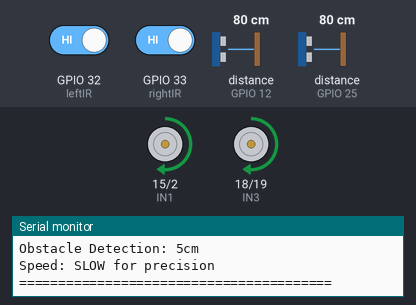
A sketch run on a simulated ESP32. Shown: motor-driver pin pairs drawn as motors (green arrow = first pin HIGH = forward, orange = second pin HIGH = backward, longer = more drive, scaled by the enable pin), the last lines printed to the serial monitor. Wiring (inferred from the names in the program): ultrasonic range finder: trigger GPIO 13; echo GPIO 12. The test bench sets the inputs (shaded band); at power-on: distance to the obstacle (sensors on GPIO 12, GPIO 25) 80 cm, GPIO 32 (leftIR) HIGH, GPIO 33 (rightIR) HIGH. The echo pulse lasts 58.3 µs per cm.

Above: at 3.2 s.
3.3 s: distance to the obstacle (sensor on GPIO 12) set to 7 cm
4.8 s: distance to the obstacle (sensor on GPIO 12) set to 4 cm
At 6.0 s:
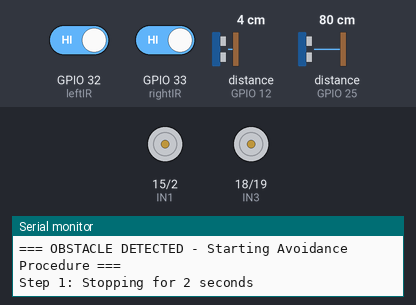
At 10.4 s:
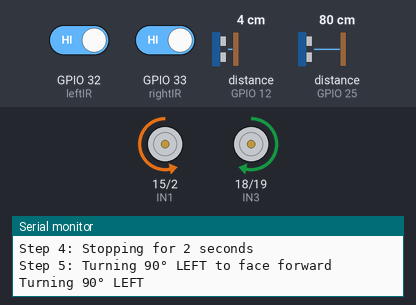
10.8 s: GPIO 32 (leftIR) driven LOW and GPIO 33 (rightIR) driven LOW
13.8 s: distance to the obstacle (sensor on GPIO 12) set to 9 cm
16.7 s: GPIO 32 (leftIR) driven HIGH
At 17.9 s:
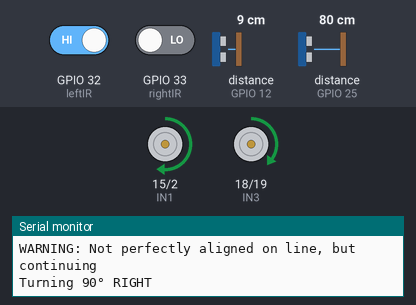
18.2 s: GPIO 32 (leftIR) driven LOW
At 18.7 s:
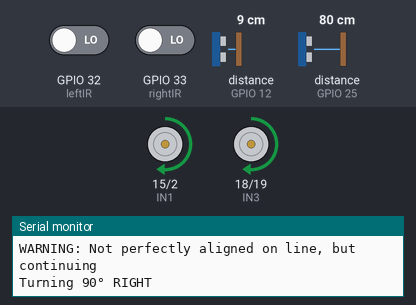
Timing chart, 0 to 20.7 s (numbered marks = the images above; inputs shaded):
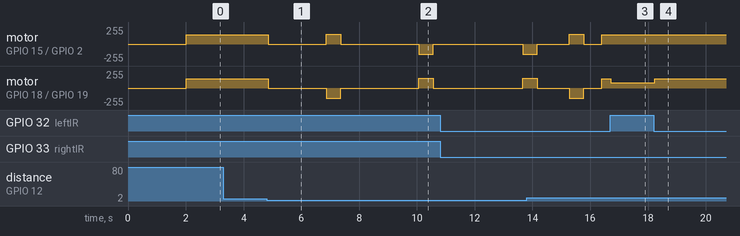

Measured:
- the behaviour switches between 6 and 5 cm on distance to the obstacle (sensor on GPIO 12) (found by bisection; images 0 and 1)
- after the input at 3.3 s, every drawn part: stays the same
- after the input at 16.7 s, motor on GPIO 18 (IN3) / GPIO 19 (IN4): forward 140/255 → forward 80/255 at once
- after the input at 18.2 s, motor on GPIO 18 (IN3) / GPIO 19 (IN4): forward 80/255 → forward 140/255 at once

The sketch:

car_prototype.ino
```cpp
// Motor Pins - Corrected for ENA/ENB
int ENA = 22;  // Right motor speed (PWM)
int IN1 = 15;
int IN2 = 2;

int ENB = 23;  // Left motor speed (PWM)
int IN3 = 18;
int IN4 = 19;

// Ultrasonic Sensor Pins
int frontTrigPin = 13;
int frontEchoPin = 12;
int leftTrigPin = 27;
int leftEchoPin = 14;
int rightTrigPin = 26;
int rightEchoPin = 25;

// IR Sensor Pins
int leftIR = 32;
int rightIR = 33;

// Constants
#define SLOW_SPEED 120         // Slow speed for precise movement (increased for motor torque)
#define LINE_FOLLOW_SPEED 140  // Speed for line following (increased)
#define TURN_SPEED 150         // Speed for 90-degree turns (increased for better turning)
#define OBSTACLE_DISTANCE 5    // cm - Detection distance
#define WALL_FOLLOW_DISTANCE 10 // cm - Distance to maintain from wall
#define TURN_90_DELAY 500      // ms - Time for 90-degree turn (adjust based on testing)
#define SENSOR_READ_DELAY 50   // ms - Fast sensor reading

// State variables
enum RobotState {
  LINE_FOLLOWING,
  OBSTACLE_DETECTED,
  TURNING_RIGHT,
  MOVING_PARALLEL,
  TURNING_FORWARD,
  MOVING_FORWARD,
  TURNING_LEFT,
  RETURNING,
  ALIGNING_TO_LINE
};

RobotState currentState = LINE_FOLLOWING;
long distanceTraveled = 0;  // Track distance during parallel movement
unsigned long lastSensorRead = 0;

void setupPins() {
  // Motor pins
  pinMode(ENA, OUTPUT);
  pinMode(IN1, OUTPUT);
  pinMode(IN2, OUTPUT);
  pinMode(ENB, OUTPUT);
  pinMode(IN3, OUTPUT);
  pinMode(IN4, OUTPUT);

  // Ultrasonic pins
  pinMode(frontTrigPin, OUTPUT);
  pinMode(frontEchoPin, INPUT);
  pinMode(leftTrigPin, OUTPUT);
  pinMode(leftEchoPin, INPUT);
  pinMode(rightTrigPin, OUTPUT);
  pinMode(rightEchoPin, INPUT);

  // IR sensor pins
  pinMode(leftIR, INPUT);
  pinMode(rightIR, INPUT);

  // Initialize motors stopped
  rotateMotor(0, 0);
}

long getDistance(int trigPin, int echoPin) {
  digitalWrite(trigPin, LOW);
  delayMicroseconds(2);
  digitalWrite(trigPin, HIGH);
  delayMicroseconds(10);
  digitalWrite(trigPin, LOW);

  long duration = pulseIn(echoPin, HIGH);
  long distance = duration * 0.034 / 2;

  return distance;
}

void rotateMotor(int rightMotorSpeed, int leftMotorSpeed) {
  // Right motor direction (IN1, IN2)
  if (rightMotorSpeed < 0) {
    digitalWrite(IN1, LOW);
    digitalWrite(IN2, HIGH);
  } else if (rightMotorSpeed > 0) {
    digitalWrite(IN1, HIGH);
    digitalWrite(IN2, LOW);
  } else {
    digitalWrite(IN1, LOW);
    digitalWrite(IN2, LOW);
  }

  // Left motor direction (IN3, IN4)
  if (leftMotorSpeed < 0) {
    digitalWrite(IN3, LOW);
    digitalWrite(IN4, HIGH);
  } else if (leftMotorSpeed > 0) {
    digitalWrite(IN3, HIGH);
    digitalWrite(IN4, LOW);
  } else {
    digitalWrite(IN3, LOW);
    digitalWrite(IN4, LOW);
  }

  // Constrain speeds to valid PWM range 0-255 (assuming 8-bit PWM)
  int rightSpeedPWM = abs(rightMotorSpeed);
  if (rightSpeedPWM > 255) rightSpeedPWM = 255;

  int leftSpeedPWM = abs(leftMotorSpeed);
  if (leftSpeedPWM > 255) leftSpeedPWM = 255;

  // Write PWM outputs
  analogWrite(ENA, rightSpeedPWM);
  analogWrite(ENB, leftSpeedPWM);
}

void stopMotors() {
  rotateMotor(0, 0);
}

// Turn 90 degrees to the right
void turn90Right() {
  Serial.println("Turning 90° RIGHT");
  rotateMotor(TURN_SPEED, -TURN_SPEED);  // Right motor forward, left motor backward
  delay(TURN_90_DELAY);
  stopMotors();
  delay(100);
}

// Turn 90 degrees to the left
void turn90Left() {
  Serial.println("Turning 90° LEFT");
  rotateMotor(-TURN_SPEED, TURN_SPEED);  // Right motor backward, left motor forward
  delay(TURN_90_DELAY);
  stopMotors();
  delay(100);
}

// Move forward slowly and return distance traveled in cm
long moveForwardSlow(int durationMs) {
  rotateMotor(SLOW_SPEED, SLOW_SPEED);
  delay(durationMs);
  stopMotors();

  // Approximate distance: assuming ~10cm per 500ms at SLOW_SPEED
  // Adjust this ratio based on your robot's actual speed
  return (durationMs * 10) / 500;
}

void lineFollow() {
  int leftIRValue = digitalRead(leftIR);
  int rightIRValue = digitalRead(rightIR);

  // Line following logic
  if (leftIRValue == LOW && rightIRValue == LOW) {
    // Both sensors on white - move forward
    rotateMotor(LINE_FOLLOW_SPEED, LINE_FOLLOW_SPEED);
  } else if (leftIRValue == HIGH && rightIRValue == LOW) {
    // Left sensor on black line - turn right
    rotateMotor(LINE_FOLLOW_SPEED, 80);
  } else if (leftIRValue == LOW && rightIRValue == HIGH) {
    // Right sensor on black line - turn left
    rotateMotor(80, LINE_FOLLOW_SPEED);
  } else {
    // Both sensors on black - on the line, move forward
    rotateMotor(LINE_FOLLOW_SPEED, LINE_FOLLOW_SPEED);
  }
}

// Main obstacle avoidance procedure with precise navigation
void preciseObstacleAvoidance() {
  Serial.println("\n=== OBSTACLE DETECTED - Starting Avoidance Procedure ===");

  // Step 1: Stop for 2 seconds
  Serial.println("Step 1: Stopping for 2 seconds");
  stopMotors();
  delay(2000);

  // Step 2: Turn 90° RIGHT
  Serial.println("Step 2: Turning 90° RIGHT");
  turn90Right();
  delay(500);

  // Step 3: Move forward while counting distance with RIGHT ultrasonic
  Serial.println("Step 3: Moving parallel to obstacle, tracking distance");
  distanceTraveled = 0;
  unsigned long moveStartTime = millis();
  unsigned long lastDistanceUpdate = millis();

  while (true) {
    // Read RIGHT ultrasonic sensor (now facing the obstacle)
    long rightDistance = getDistance(rightTrigPin, rightEchoPin);

    // Move forward slowly
    rotateMotor(SLOW_SPEED, SLOW_SPEED);

    // Update distance traveled every 100ms
    if (millis() - lastDistanceUpdate >= 100) {
      // Approximate: 120 speed ~ 12cm per 100ms (calibrate this!)
      distanceTraveled += 12;
      lastDistanceUpdate = millis();

      Serial.print("Distance traveled: ");
      Serial.print(distanceTraveled);
      Serial.print(" cm, Right sensor: ");
      Serial.println(rightDistance);
    }

    // Check if obstacle ended (right sensor stops reading or reads far)
    if (rightDistance > 30 || rightDistance == 0) {
      Serial.println("Obstacle ended!");
      stopMotors();
      delay(100);
      break;
    }

    delay(SENSOR_READ_DELAY);
  }

  Serial.print("Total distance traveled parallel: ");
  Serial.print(distanceTraveled);
  Serial.println(" cm");

  // Step 4: Stop for 2 seconds
  Serial.println("Step 4: Stopping for 2 seconds");
  delay(2000);

  // Step 5: Turn -90° (LEFT) to face forward
  Serial.println("Step 5: Turning 90° LEFT to face forward");
  turn90Left();
  delay(500);

  // Step 6: Move forward the same distance
  Serial.println("Step 6: Moving forward same distance");
  unsigned long moveDuration = (distanceTraveled * 500) / 10;  // Convert cm to ms
  Serial.print("Moving for ");
  Serial.print(moveDuration);
  Serial.println(" ms");

  rotateMotor(SLOW_SPEED, SLOW_SPEED);
  delay(moveDuration);
  stopMotors();
  delay(500);

  // Step 7: Stop for 2 seconds
  Serial.println("Step 7: Stopping for 2 seconds");
  delay(2000);

  // Step 8: Turn -90° (LEFT) again to face the line
  Serial.println("Step 8: Turning 90° LEFT to face the line");
  turn90Left();
  delay(500);

  // Step 9: Move back the same distance to reach the line
  Serial.println("Step 9: Returning to line - moving same distance");
  rotateMotor(SLOW_SPEED, SLOW_SPEED);
  delay(moveDuration);
  stopMotors();
  delay(500);

  // Step 10: Check if both IR sensors detect black line
  Serial.println("Step 10: Checking if back on line");
  int leftIRValue = digitalRead(leftIR);
  int rightIRValue = digitalRead(rightIR);

  if (leftIRValue == HIGH && rightIRValue == HIGH) {
    Serial.println("SUCCESS! Both sensors on black line");
    delay(2000);

    // Step 11: Turn 90° RIGHT to face forward on the line
    Serial.println("Step 11: Turning 90° RIGHT to face forward");
    turn90Right();
    delay(500);

    Serial.println("=== Obstacle Avoidance Complete - Resuming Line Following ===\n");
    currentState = LINE_FOLLOWING;
  } else {
    Serial.println("WARNING: Not perfectly aligned on line, but continuing");
    turn90Right();
    delay(500);
    currentState = LINE_FOLLOWING;
  }
}

void obstacleAvoid() {
  long frontDistance = getDistance(frontTrigPin, frontEchoPin);

  // Fast sensor reading
  if (millis() - lastSensorRead < SENSOR_READ_DELAY) {
    return;
  }
  lastSensorRead = millis();

  if (frontDistance < OBSTACLE_DISTANCE && frontDistance > 0) {
    // Obstacle detected within 5cm
    Serial.print("OBSTACLE! Front Distance: ");
    Serial.println(frontDistance);

    currentState = OBSTACLE_DETECTED;
    preciseObstacleAvoidance();
  } else {
    // No obstacle - continue line following
    if (currentState == LINE_FOLLOWING) {
      lineFollow();
    }
  }
}

void setup() {
  Serial.begin(115200);
  setupPins();

  Serial.println("\n========================================");
  Serial.println("Robot Started - Precise Obstacle Avoidance");
  Serial.println("========================================");
  Serial.println("Motor Setup: ENA/IN1/IN2 for Right, ENB/IN3/IN4 for Left");
  Serial.println("Obstacle Detection: 5cm");
  Serial.println("Speed: SLOW for precision");
  Serial.println("========================================\n");

  delay(2000);  // Give time to place robot on line
  currentState = LINE_FOLLOWING;
}

void loop() {
  obstacleAvoid();
  delay(20);  // Fast loop for quick sensor response
}
```
